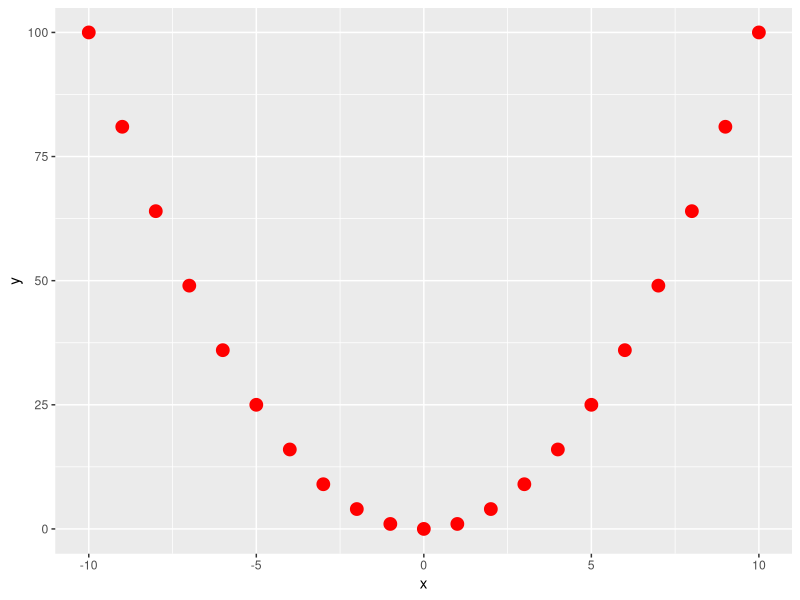

This figure's R source:
#Este script faz uma análise bem simples
library(tidyverse)
x = -10:10
y <- x^2

#criar dataframe

df <- data.frame(x, y)

#vamos criar um gráfico

df %>% ggplot(aes(x, y)) +
  geom_point(col = "red", size = 4)
geom_line(col = "blue")
